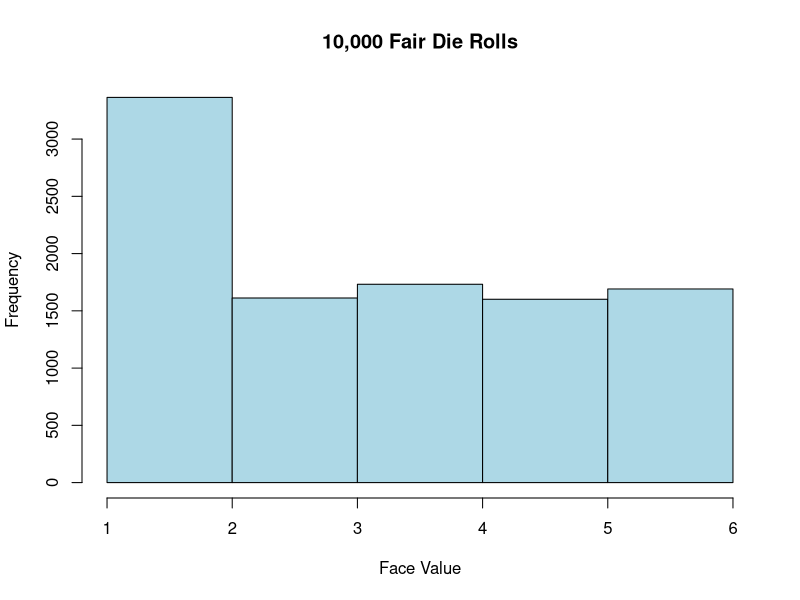
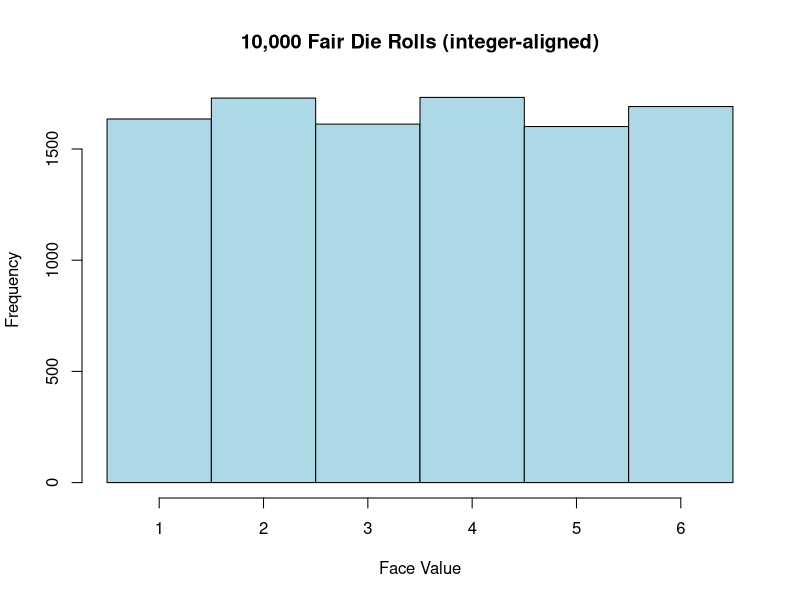
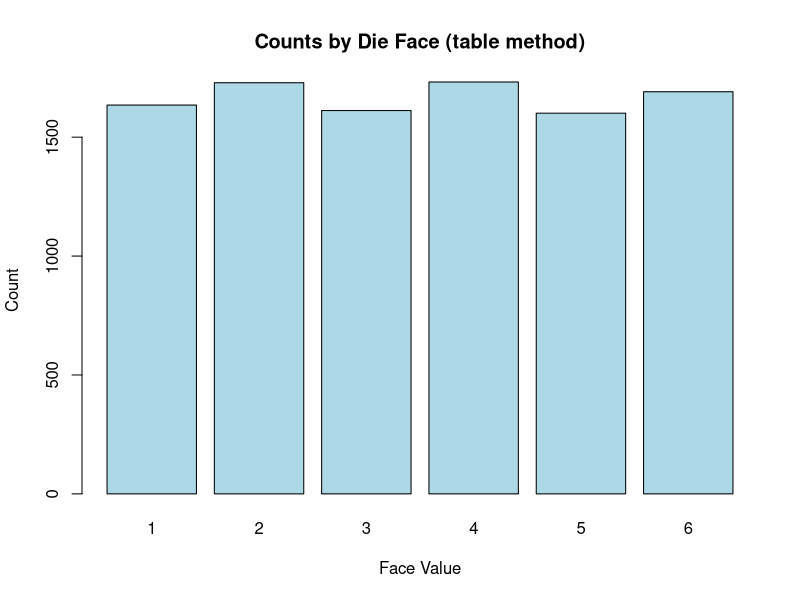
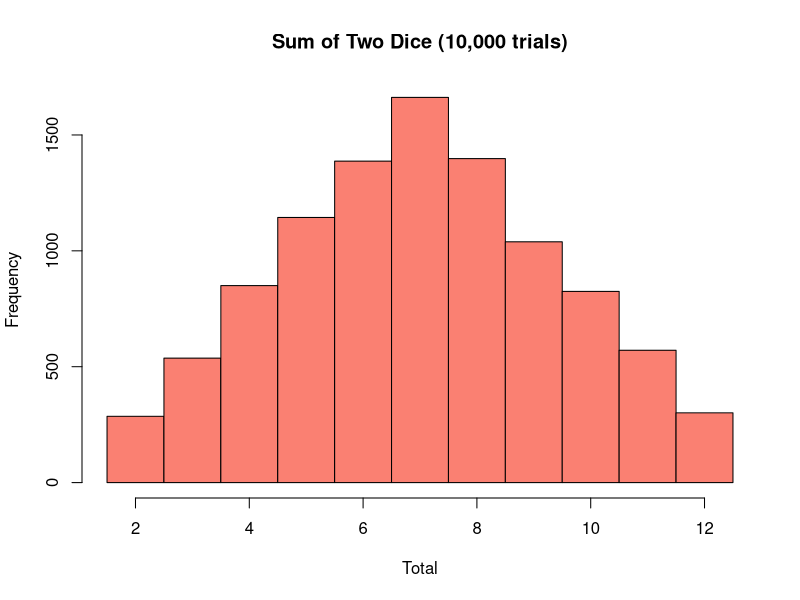
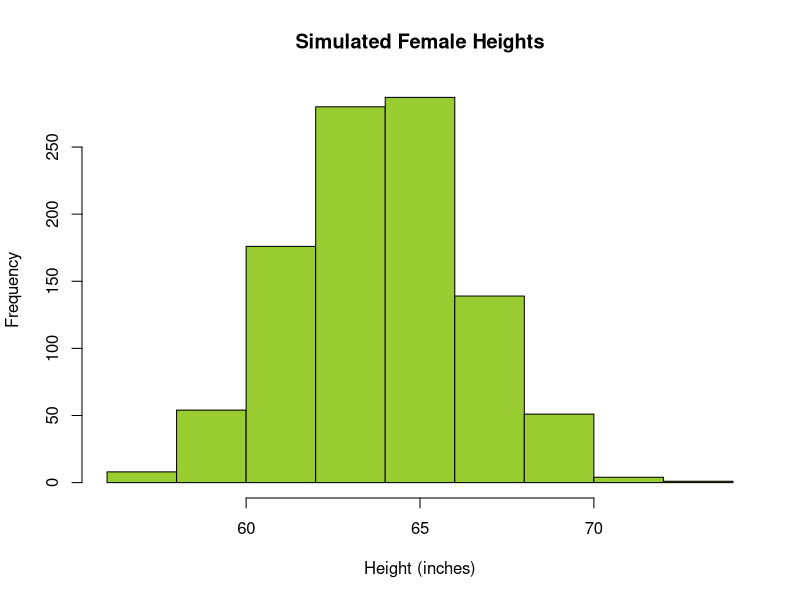
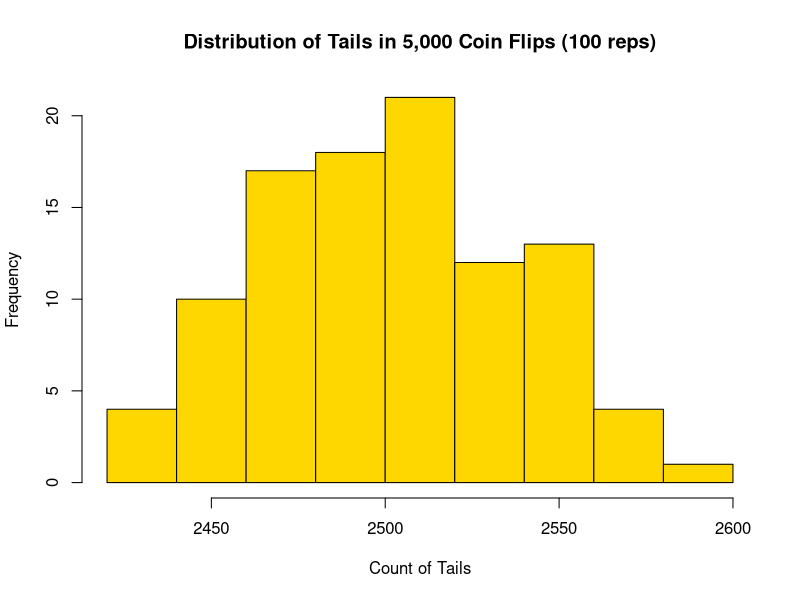
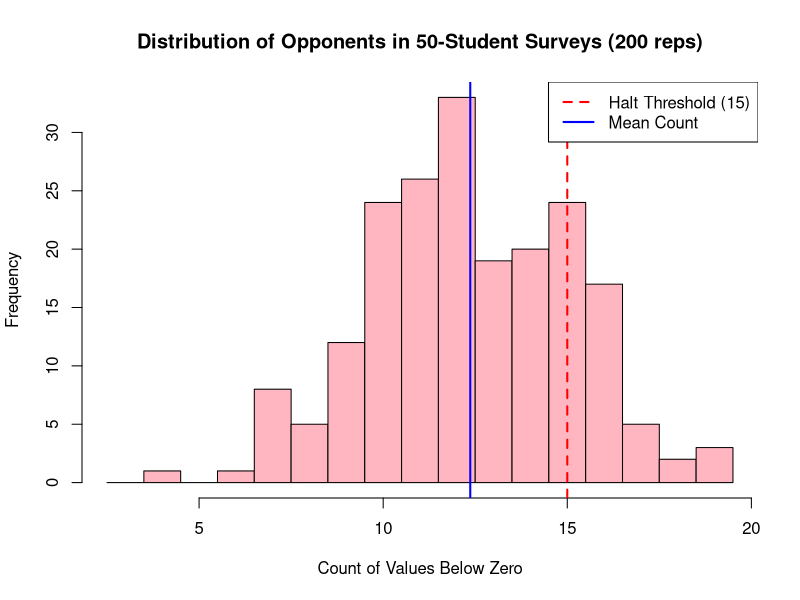
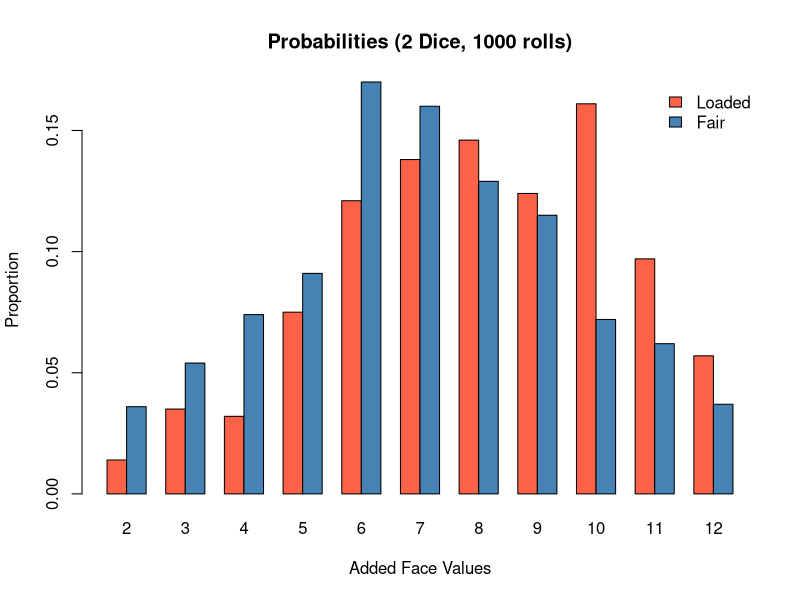

These figures' R source, in order:
## ---- chunk 1
set.seed(2025) # for reproducibility
## ---- chunk 2
# sample(x, size, replace = FALSE, prob = NULL)
coins <- sample(x = 0:1, size = 1000, replace = TRUE)
## ---- chunk 3
unique(coins) # values in our data set
length(coins) # total number of flips
typeof(coins) # type of object
## ---- chunk 4
sum(coins)
## ---- chunk 5
dice <- sample(1:6, 10000, replace = TRUE)
## ---- chunk 6
?hist
## ---- chunk 7
hist(dice, # The data to plot
     breaks = 6,
     col = "lightblue", # Color of the bars
     main = "10,000 Fair Die Rolls", # Title of the plot
     xlab = "Face Value") # Label for the x-axis
## ---- chunk 8
hist(dice,
     breaks = seq(0.5, 6.5, by = 1),  # centers bars on 1:6
     col    = "lightblue",
     main   = "10,000 Fair Die Rolls (integer-aligned)",
     xlab   = "Face Value")
## ---- chunk 9
# Alternative display for discrete data 
barplot(table(dice), 
        main = "Counts by Die Face (table method)", 
        col    = "lightblue",
        xlab = "Face Value", 
        ylab = "Count")
## ---- chunk 10
sum_two <- sample(1:6, 10000, TRUE) + sample(1:6, 10000, TRUE)

hist(sum_two,
     breaks = seq(1.5, 12.5, by = 1),  # Creates bins centered on integers 2-12
     col    = "salmon",
     main   = "Sum of Two Dice (10,000 trials)",
     xlab   = "Total")
## ---- chunk 11
colors() # Lists all color names in R
## ---- chunk 12
?rnorm # Check the help file for rnorm()
## ---- chunk 13
# Test
heights <- rnorm(n = 1000, mean = 64, sd = 2.5)
## ---- chunk 14
hist(heights,
     col = "yellowgreen",
     main = "Simulated Female Heights",
     xlab = "Height (inches)")
## ---- chunk 15
"Mean = "
## ---- chunk 16
mean(heights)
## ---- chunk 17
"SD = "
## ---- chunk 18
sd(heights)
## ---- chunk 19
?replicate
## ---- chunk 20
tails_100 <- replicate(n = 100, expr = sum(sample(0:1, 5000, TRUE)))
## ---- chunk 21
summary(tails_100)
## ---- chunk 22
hist(tails_100,
     col = "gold",
     main = "Distribution of Tails in 5,000 Coin Flips (100 reps)",
     xlab = "Count of Tails")
## ---- chunk 23
set.seed(1234)  # For reproducibility
# Generate 50 random numbers to represent student attitudes from survey
# with a normal distribution (mean = 2, sd = 3)
x <- rnorm(n = 50, mean = 2, sd = 3)
print(x)
## ---- chunk 24
# Mark who opposes (score < 0), then count
below_zero <- x < 0
print(below_zero)

# Count how many are below zero
count <- sum(below_zero)
print(count)
## ---- chunk 25
values_below_zero <- replicate(
  n = 200,                                     # 200 hypothetical survey runs
  expr = sum(rnorm(50, mean = 2, sd = 3) < 0)) # each run: 50 students, count opponents
## ---- chunk 26
# Useful summaries for discussion
mean(values_below_zero)   # typical number of opponents
## ---- chunk 27
sd(values_below_zero) # how much the count varies
## ---- chunk 28
quantile(values_below_zero, c(.1, .5, .9)) # 10th/50th/90th percentiles
## ---- chunk 29
# Example planning thresholds (adjust to your context)
mean(values_below_zero >= 15)  # How often do we see ≥15 opponents out of 50?
## ---- chunk 30
# Alternative way to calculate probability of halt
# One-line simulation estimate:
risk_halt <- mean(replicate(200, sum(rnorm(50, 2, 3) < 0)) >= 15)
risk_halt
## ---- chunk 31
# Integer-aligned histogram + shading + on-plot probability
threshold <- 15
max_count <- max(values_below_zero)
breaks_int <- seq(2.5, max_count + 0.5, by = 1)

# ✅  Investigate
hist(values_below_zero,
     breaks = breaks_int,
     col    = "lightpink",
     main   = "Distribution of Opponents in 50-Student Surveys (200 reps)",
     xlab   = "Count of Values Below Zero")


abline(v = threshold, col = "red", lwd = 2, lty = 2) # Halt threshold
abline(v = mean(values_below_zero), col = "blue", lwd = 2, lty = 1)  # Mean line

legend("topright", 
       legend = c("Halt Threshold (15)", "Mean Count"),
       col = c("red", "blue"),
       lty = c(2, 1),
       lwd = 2,
       bg = "white",
       bty = "o")
## ---- chunk 32
rolls <- sample(1:6, 1000, prob = c(.12,.13,.07,.23,.22,.23), replace = TRUE)
## ---- chunk 33
# ✅  Verify that relative frequencies should be near the weights
round(prop.table(table(rolls)), 3)
## ---- chunk 34
# ⚡ Test
set.seed(8000)
biased <- c(.12, .13, .07, .23, .22, .23)  # sums to 1
friend_sum <- sample(1:6, size = 1000, replace = TRUE, prob = biased) +
  sample(1:6, size = 1000, replace = TRUE, prob = biased)
## ---- chunk 35
# ⚡ Test
fair_sum <- sample(1:6, 1000, TRUE) + sample(1:6, 1000, TRUE) # no 'prob' = equal chance
## ---- chunk 36
# Proportions of each sum
ploaded <- prop.table(table(friend_sum))
pfair <- prop.table(table(fair_sum))
## ---- chunk 37
# ✅  Investigate
# Side-by-side bar plot
face_props <- rbind(Bias = ploaded, Fair = pfair)
barplot(face_props,
        beside = TRUE,
        col    = c("tomato", "steelblue"),
        main   = "Probabilities (2 Dice, 1000 rolls)",
        xlab   = "Added Face Values",
        ylab   = "Proportion")
legend("topright", legend = c("Loaded", "Fair"),
       fill = c("tomato", "steelblue"), bty = "n")
